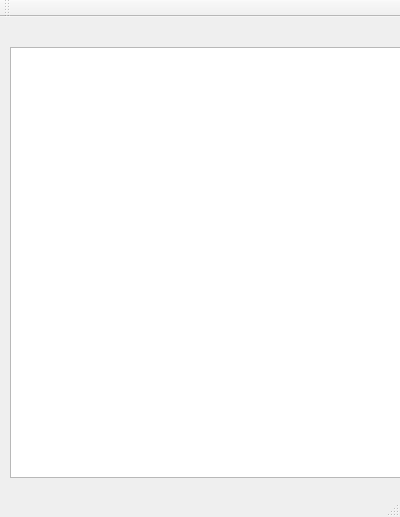
<?xml version="1.0" encoding="UTF-8"?>
<ui version="4.0">
 <class>MainWindow</class>
 <widget class="QMainWindow" name="MainWindow">
  <property name="geometry">
   <rect>
    <x>0</x>
    <y>0</y>
    <width>400</width>
    <height>517</height>
   </rect>
  </property>
  <property name="windowTitle">
   <string>MainWindow</string>
  </property>
  <widget class="QWidget" name="centralWidget">
   <widget class="QListWidget" name="listWidget">
    <property name="geometry">
     <rect>
      <x>10</x>
      <y>30</y>
      <width>391</width>
      <height>431</height>
     </rect>
    </property>
   </widget>
   <widget class="QLabel" name="label">
    <property name="geometry">
     <rect>
      <x>40</x>
      <y>9</y>
      <width>291</width>
      <height>21</height>
     </rect>
    </property>
    <property name="text">
     <string/>
    </property>
   </widget>
  </widget>
  <widget class="QMenuBar" name="menuBar">
   <property name="geometry">
    <rect>
     <x>0</x>
     <y>0</y>
     <width>400</width>
     <height>25</height>
    </rect>
   </property>
  </widget>
  <widget class="QToolBar" name="mainToolBar">
   <attribute name="toolBarArea">
    <enum>TopToolBarArea</enum>
   </attribute>
   <attribute name="toolBarBreak">
    <bool>false</bool>
   </attribute>
  </widget>
  <widget class="QStatusBar" name="statusBar"/>
 </widget>
 <layoutdefault spacing="6" margin="11"/>
 <resources/>
 <connections/>
</ui>
